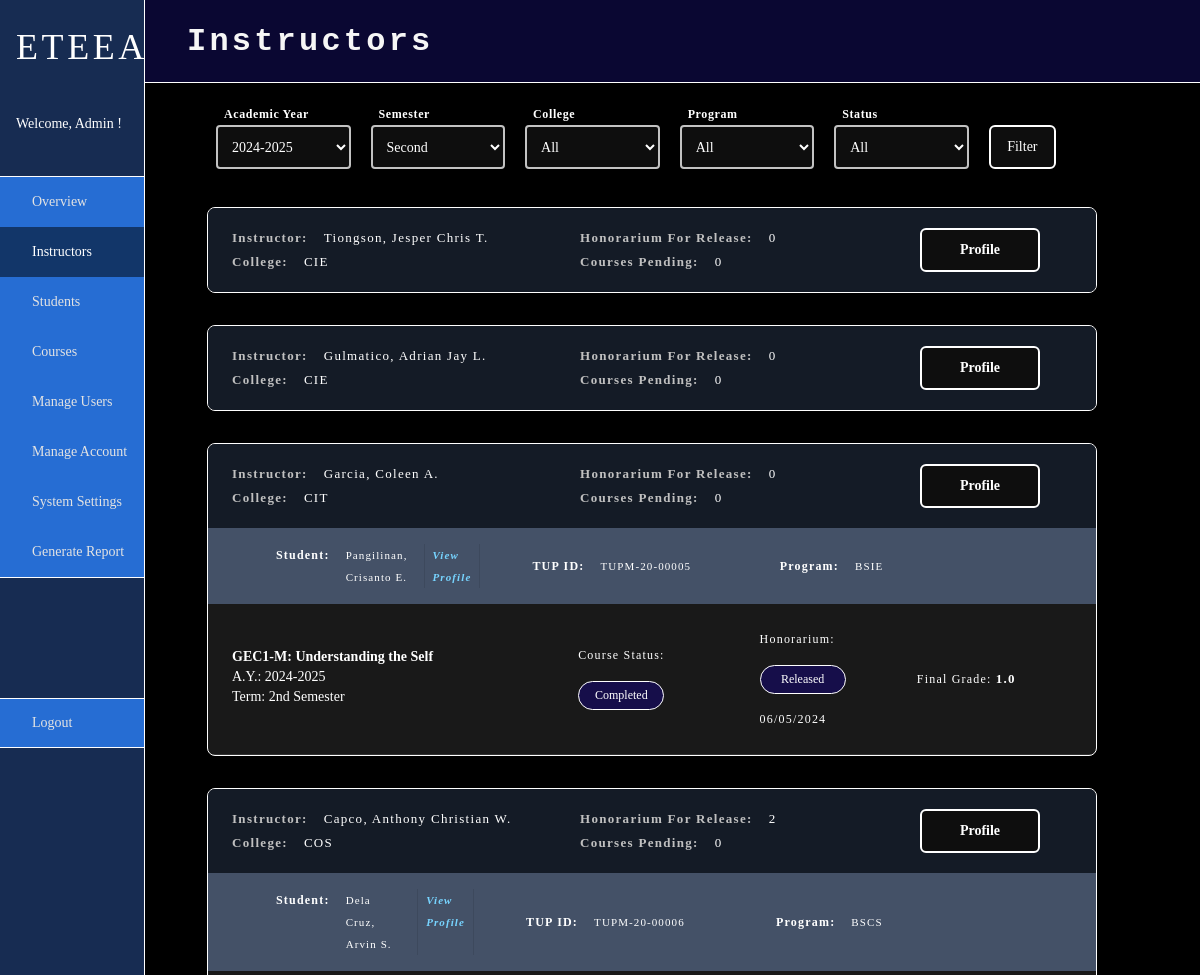
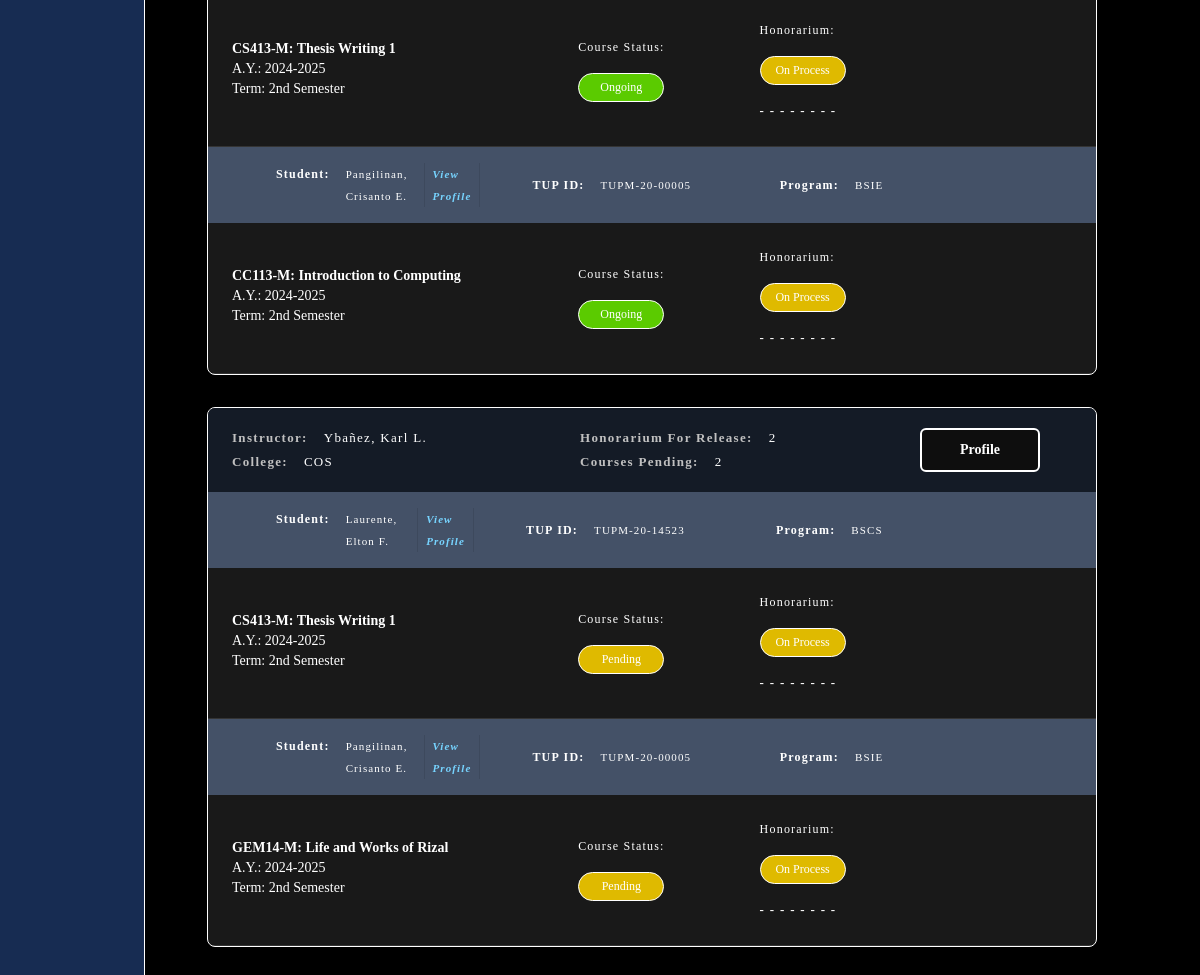
The page /index/instructors (signed in) on the database its author committed (2 pictures, top to bottom).
### models.py (models this page shows)
class College(db.Model):
    __tablename__ = "colleges"
    id = db.Column("id", db.Integer, primary_key=True)
    name = db.Column("name", db.String(64))
    abbr = db.Column("abbr", db.String(10))
    programs = db.relationship("Program", backref=db.backref("college"))

class Student(db.Model):
    __tablename__ = "students"
    id = db.Column("id", db.Integer, primary_key=True)
    user = db.Column("user", db.Integer, db.ForeignKey('users.id'))
    type_of_student = db.Column("type_of_student", db.Enum('local', 'foreign'), default='local')
    foreign_address = db.Column("foreign_address", db.String(100))
    progress = db.Column(db.Enum('payment', 'payment-pending', 'payment-rejected', 'enrollment', 'enrolled', 'graduate'), nullable=False, default='payment')
    program = db.Column("program", db.Integer, db.ForeignKey('programs.id'))
    ay = db.Column("academic_year", db.String(9))
    tup_id = db.Column("tup_id", db.String(20))
    semester = db.Column("semester", db.Enum('1st', '2nd', 'Midyear'))
    receipt_filepath = db.Column("receipt_filepath", db.String(64))
    enrollments = db.relationship("Enrollment", backref='students')

class Program(db.Model):
    __tablename__ = "programs"
    id = db.Column("id", db.Integer, primary_key=True)
    name = db.Column("name", db.String(64))
    abbr = db.Column("abbr", db.String(10))
    courses = db.relationship("Course", backref=db.backref("program"))
    college_id = db.Column(db.Integer, db.ForeignKey("colleges.id"))

class Enrollment(db.Model):
    __tablename__ = "enrollments"
    id = db.Column("id", db.Integer, primary_key=True)
    course = db.Column("course", db.Integer, db.ForeignKey('courses.id'))
    units = db.Column("units", db.Integer)
    ay = db.Column("academic_year", db.String(9))
    semester = db.Column("semester", db.Enum('1st', '2nd', 'Midyear'))
    instructor = db.Column("instructor", db.Integer, db.ForeignKey('instructors.id'))
    student = db.Column("student", db.Integer, db.ForeignKey('students.id'))
    status = db.Column("status", db.Enum('listed', 'pending', 'ongoing', 'completed'), default='listed')
    grade = db.Column("grade", db.Float)
    form1 = db.Column("form1path", db.String(64))
    form2 = db.Column("form2path", db.String(64))
    form3 = db.Column("form3path", db.String(64))
    honorarium = db.Column("honorarium", db.Enum('onprocess', 'released'), default='onprocess')
    honorarium_released_date = db.Column("honorarium_released_date", db.DateTime())
    requirements = db.relationship("Requirement", backref='enrollments')

### views.py (the view)
@views.route('/instructors', methods=['GET', 'POST'])
def instructors():
    if g.user != 'admin':
        return redirect(url_for('.unauthorized'))
    views = user_views[g.user]
    instructors = db.get_instructors()
    form = FilterForm(db.get_academic_years(), db.get_programs(), 'instructor')
    cfg = db.get_system_settings()
    if request.method != 'POST':
        form.ay.data = str(cfg['academic_year'])
        form.semester.data = str(cfg['semester'])
        form.college.data = "All"
        form.program.data = "All"
        form.status.data = "All"
    data = { 'instructors': [] }
    for i in instructors:
        students, hfr, cp = db.get_enrollments_grouped_by_student(i['id'], form.data, get_hfr_and_cp=True)
        if form.college.data != "All" and i['college'] != form.college.data:
            continue
        info = {
            'name': f"{i['l_name'].title()}, {i['f_name']} {i['m_name'][0]+'.' if i['m_name'] else ''}",
            'username': i['username'],
            'id': i['id'],
            'uid': i['user'],
            'college': i['college'],
            'students': students,
            'honorarium_for_release': hfr,
            'courses_pending': cp
        }
        data['instructors'].append(info)
    data['instructors'].sort(key=lambda x: x['college'])
    return render_template('instructors.html', page="Instructors", data=data, form=form, views=views)

### db_functions.py (called while the page is built)
def get_system_settings():
    fp = "./cfg.json"
    if os.path.exists(fp):
        with open(fp, 'r') as file:
            cfg = json.loads(file.read())
    else:
        cfg = {
            'academic_year': date.today().year, 'semester': '1st'}
        with open(fp, 'w') as file:
            file.write(json.dumps(cfg))
    return cfg

def get_user(user_id):
    return User.query.filter_by(id=user_id).first().__dict__

def get_instructors():
    instructors = []
    for instructor in Instructor.query.all():
        instructor = instructor.__dict__
        userinfo = get_user(instructor['user'])
        instructor['f_name'] = userinfo['f_name']
        instructor['l_name'] = userinfo['l_name']
        instructor['m_name'] = userinfo['m_name']
        instructor['username'] = userinfo['username']
        instructor['college'] = College.query.filter_by(id=instructor['college']).first().abbr
        instructors.append(instructor)
    return instructors

def get_instructor_enrollments(instructor_id):
    enrollments = Enrollment.query.filter_by(instructor=instructor_id).all()
    response = []
    for e in enrollments:
        e = e.__dict__
        e['student'] = get_student_bypk(e['student'])
        e['course'] = get_course(e['course'])
        program = Program.query.filter_by(id=e['student']['program']).first()
        if program:
            e['program'] = program.abbr
            college = College.query.filter_by(id=program.college_id).first()
            if college:
                e['college'] = college.abbr
            else:
                e['college'] = ""
        else:
            e['program'] = ""
        response.append(e)
    return response

def get_academic_years():
    enrollments = Enrollment.query.all()
    academic_years = []
    for enrollment in enrollments:
        if enrollment.ay not in academic_years:
            academic_years.append(enrollment.ay)
    return academic_years

def get_student_bypk(id):
    student = Student.query.filter_by(id=id).first().__dict__
    userinfo = get_user(student['user'])
    student['f_name'] = userinfo['f_name']
    student['l_name'] = userinfo['l_name']
    student['m_name'] = userinfo['m_name']
    if userinfo['ext_name'] not in [None, "None"]:
        student['ext_name'] = userinfo['ext_name']
    student['username'] = userinfo['username']
    return student

def _format_date(time):
    if time:
        return time.strftime("%m/%d/%Y")
    return ""

### templates/instructors.html (shortened to what this page needs)
{% extends "index.html" %}
{% block content %}
<div class="main-content">
    <form action="/index/instructors" method="post">
        <div class="form-row filters">
            <div class="field width-20">
                {{ form.ay.label() }}
                {{ form.ay(class="text") }}
            </div>
            <div class="field width-20">
                {{ form.semester.label() }}
                {{ form.semester(class="text") }}
            </div>
            <div class="field width-20">
                {{ form.college.label() }}
                {{ form.college(class="text") }}
            </div>
            <div class="field width-20">
                {{ form.program.label() }}
                {{ form.program(class="text") }}
            </div>
            <div class="field width-20">
                {{ form.status.label() }}
                {{ form.status(id="enrollment-status", class="text") }}
            </div>
            <div class="field width-10">
                {{ form.submit(class='submit grey width-100') }}
            </div>
        </div>
    </form>
    {% for i in data.instructors %}
    <div class="main-row">
        <div class="card extender color-white">
            <div class="card-header">
                <div class="header-section left">
                    <div class="row">
                        <span class="card-strongtext"> Instructor:  </span>
                        <span class="card-subtext"> {{ i.name }} </span>
                    </div>
                    <div class="row">
                        <span class="card-strongtext"> College:  </span>
                        <span class="card-subtext"> {{ i.college }} </span>
                    </div>
                </div>
                <div class="header-section left">
                    <div class="row">
                        <span class="card-strongtext"> Honorarium For Release:  </span>
                        <span class="card-subtext"> {{ i.honorarium_for_release }} </span>
                    </div>
                    <div class="row">
                        <span class="card-strongtext"> Courses Pending:  </span>
                        <span class="card-subtext"> {{ i.courses_pending }} </span>
                    </div>
                </div>
                <div class="header-section right">
                    <button class="profile" data-id="{{i.uid}}"><strong>Profile</strong></button>
                </div>
            </div>
            <div class="card-body">
                {% for s in i.students %}
                <div class="card-subheader">
                    <div class="subheader-section left">
                        <div class="row">
                            <span class="card-strongtext"> Student:  </span>
                            <span class="card-subtext"> {{ s.name }} </span>
                            <a class="profile" data-id="{{s.id}}">View Profile</a>
                        </div>
                    </div>
                    <div class="subheader-section middle">
                        <div class="row">
                            <span class="card-strongtext"> TUP ID:  </span>
                            <span class="card-subtext"> {{ s.tup_id }} </span>
                        </div>
                    </div>
                    <div class="subheader-section right">
                        <div class="row">
                            <span class="card-strongtext"> Program: </span>
                            <span class="card-subtext"> {{ s.program }} </span>
                        </div>
                    </div>
                </div>
                {% for e in s.enrollments %}
                <div class="card-row">
                    <div class="left">
                        <div class="card-subtext">{{ e.course }}</div>
                        <div class="card-subtext smaller">A.Y.:  {{ e.ay }}</div>
                        <div class="card-subtext smaller">Term:  {{ e.semester }}{% if e.semester != "Midyear" %} Semester{% endif %}</div>
                    </div>
                    <div class="middle">
                        <p class="label"> Course Status: </p><br>
                        <div class="cell smaller {{ e.status }}"> {{ e.status|title }} </div>
                    </div>
                    <div class="right">
                        <div class="section">
                            <div class="sub-section">
                                {% if e.honorarium == 'onprocess' %}
                                <div class="col">
                                    <p class="label">Honorarium:</p><br>
                                    <div class="cell smaller {{ e.honorarium }}">On Process</div>
                                    <br>
                                    <p class="smaller">- - - - - - - -</p>
                                </div>
                                {% else %}
                                <div class="col">
                                    <p class="label">Honorarium:</p><br>
                                    <div class="cell smaller {{ e.honorarium }}">{{ e.honorarium|title }}</div>
                                    <br>
                                    <p class="label">{{ e.honorarium_released_date }}</p>
                                </div>
                                {% endif %}
                            </div>
                            {% if e.grade %}
                            <div class="sub-section">
                                <p class="label">Final Grade:  <span class="smaller">{{ e.grade }}</span></p>
                            </div>
                            {% endif %}
                        </div>
                    </div>
                </div>
                {% endfor %}
                {% endfor %}
            </div>
        </div>
    </div>
    {% endfor %}
</div>
{% endblock %}

### static/styles/index.css (style rules this page uses)
* { margin: 0; padding: 0; font-family: quicksand; }
body { background-color: #000000; }
a { margin: 0; padding: 0; text-decoration: none; color: rgb(119, 212, 255); letter-spacing: 0.2em; }
p { color: white; margin-left: 52px; }
input, textarea { margin-left: 52px; }
select, input[type="number"] { width: 200px; line-height: 22px; font-size: 16px; padding: 6px; border: 1px solid rgba(47, 47, 47, 0.6); }
select option { margin-bottom: 4px; }
input[type="submit"] { color: white; background-color: #199914da; font-size: 14px; padding: 12px; border: none; border-radius: 6px; max-width: 102px; }
label { margin-left: 52px; margin-bottom: 8px; }

### rows shown on the page
College: college "CIE" "CIE"
College: college "CIT"
Student: tup_id "TUPM-20-00005" "TUPM-20-00005" "TUPM-20-00005"
Program: program "BSIE" "BSIE" "BSIE"
Enrollment: course "GEC1-M: Understanding the Self", ay "2024-2025", semester "2nd", status "Completed", honorarium "Released", honorarium_released_date "06/05/2024", grade "1.0"
College: college "COS" "COS"
Student: tup_id "TUPM-20-00006"
Program: program "BSCS" "BSCS"
Enrollment: course "CS413-M: Thesis Writing 1", ay "2024-2025", semester "2nd", status "Ongoing"
Enrollment: course "CC113-M: Introduction to Computing", ay "2024-2025", semester "2nd", status "Ongoing"
Student: tup_id "TUPM-20-14523"
Enrollment: course "CS413-M: Thesis Writing 1", ay "2024-2025", semester "2nd", status "Pending"
Enrollment: course "GEM14-M: Life and Works of Rizal", ay "2024-2025", semester "2nd", status "Pending"

### other values the page prints
{{ session.get('user').title() }} "Admin"
{{ view.name }} "Overview" "Instructors" "Students" "Courses" "Manage Users" "Manage Account" "System Settings" "Generate Report"
{{ page }} "Instructors"
{{ i.name }} "Tiongson, Jesper Chris T." "Gulmatico, Adrian Jay L." "Garcia, Coleen A." "Capco, Anthony Christian W." "Ybañez, Karl L."
{{ i.honorarium_for_release }} "0" "0" "0" "2" "2"
{{ i.courses_pending }} "0" "0" "0" "0" "2"
{{ s.name }} "Pangilinan, Crisanto E." "Dela Cruz, Arvin S." "Pangilinan, Crisanto E." "Laurente, Elton F." "Pangilinan, Crisanto E."
